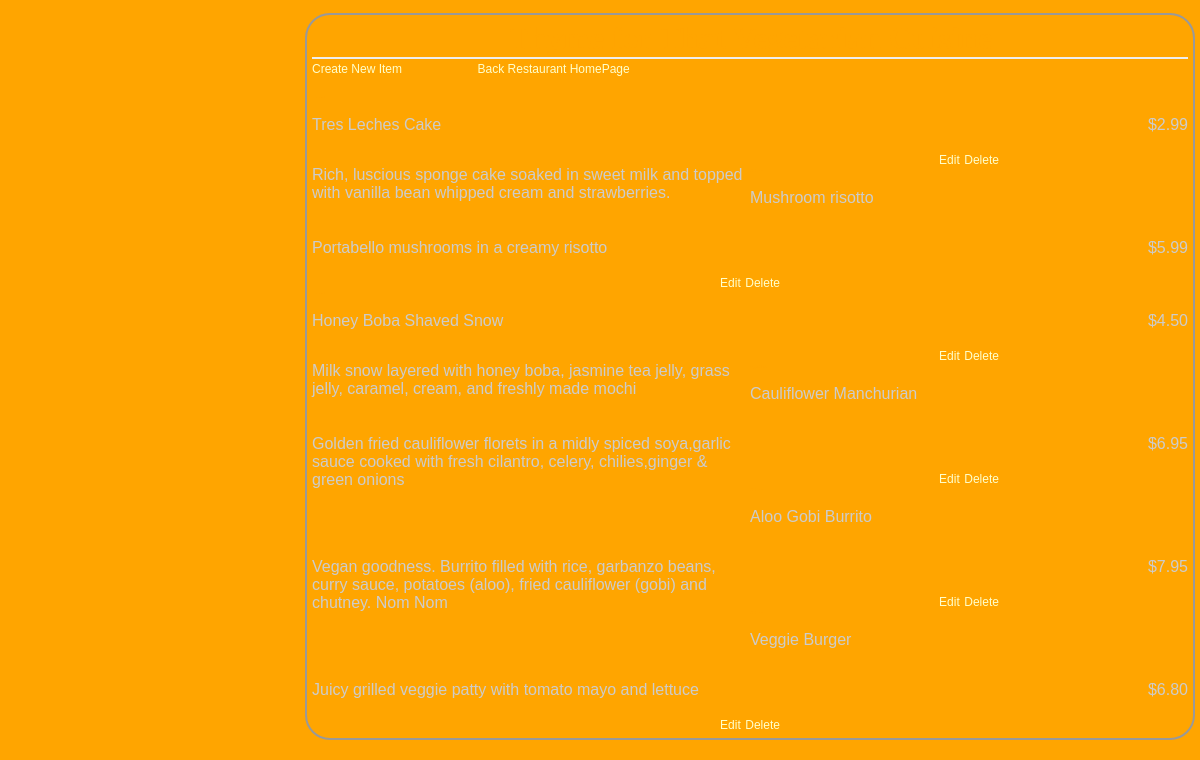
Page /restaurants/4/menu/ on the committed database.
### database_setup.py (models this page shows, shortened)
class MenuItem(Base):
    __tablename__ = 'menu_item'
    name = Column(String(80), nullable=False)
    id = Column(Integer, primary_key=True)
    description = Column(String(250))
    price = Column(String(8))
    course = Column(String(250))
    restaurant_id = Column(Integer, ForeignKey('restaurant.id'))
    restaurant = relationship(Restaurant)

### finalProject.py (the view)
@app.route('/restaurants/<int:restaurant_id>/')
@app.route('/restaurants/<int:restaurant_id>/menu/')
def showMenu(restaurant_id):
    restaurant = session.query(Restaurant).filter_by(id=restaurant_id).one()
    menu_list= session.query(MenuItem).filter_by(restaurant_id=restaurant_id).all()
    noRestaurantMessage = ""
    if len(menu_list) == 0:
        nullMessage = "There is no menu item yet."
    return render_template('menu.html', restaurant=restaurant, items=menu_list, Message=noRestaurantMessage)

### templates/menu.html (shortened to what this page needs)
<html>
<head>
	<link rel=stylesheet type=text/css href="{{ url_for('static', filename='styles.css') }}">
</head>
<body>
  <div class = 'pane'>
    <div class = 'header'> <h1>{{ restaurant.name }}</h1></div>
		{% if items == '' %}
			  <h3>{{ Message}}</h3>
				<a href = "{{url_for('newMenuItem', restaurant_id = restaurant.id )}}">Create New Item</a>
							&nbsp;&nbsp;&nbsp;&nbsp;&nbsp;&nbsp;&nbsp;&nbsp;&nbsp;&nbsp;&nbsp;&nbsp;&nbsp;&nbsp;&nbsp;
				<a href = "{{url_for('showRestaurants')}}">Back Restaurant HomePage</a>
		 </div>
		{% else %}
			<a href = "{{url_for('newMenuItem', restaurant_id = restaurant.id )}}">Create New Item</a>
			<a href = "{{url_for('showRestaurants')}}">Back Restaurant HomePage</a>
      {% for i in items %}
			 		{% if i.course == 'Appetizer' %}
					<h2>Appetizers</h2>
          	<div class = 'nameAndPrice'>
          		<span class = 'name'><p>{{i.name}}</p></span>
          		<span class = 'price'><p>{{i.price}} </p></span>
          	</div>
          	<div class = 'description'><p>{{i.description}}</p></div>
	          <div class = "editdeletepane">
							<a href='{{url_for('editMenuItem', restaurant_id = restaurant.id, menu_id=i.id ) }}' >Edit</a>
							<a href='{{url_for('deleteMenuItem', restaurant_id = restaurant.id, menu_id=i.id ) }}' >Delete</a>
            </div>
						{% endif %}
						{% if i.course == 'Entree' %}
						<h2>Entrees</h2>
	          	<div class = 'nameAndPrice'>
	          		<span class = 'name'><p>{{i.name}}</p></span>
	          		<span class = 'price'><p>{{i.price}} </p></span>
	          	</div>
	          	<div class = 'description'><p>{{i.description}}</p></div>
		          <div class = "editdeletepane">
								<a href='{{url_for('editMenuItem', restaurant_id = restaurant.id, menu_id=i.id ) }}' >Edit</a>
								<a href='{{url_for('deleteMenuItem', restaurant_id = restaurant.id, menu_id=i.id ) }}' >Delete</a>
	            </div>
							{% endif %}
							{% if i.course == 'Dessert' %}
							<h2>Desserts</h2>
		          	<div class = 'nameAndPrice'>
		          		<span class = 'name'><p>{{i.name}}</p></span>
		          		<span class = 'price'><p>{{i.price}} </p></span>
		          	</div>
		          	<div class = 'description'><p>{{i.description}}</p></div>
			          <div class = "editdeletepane">
									<a href='{{url_for('editMenuItem', restaurant_id = restaurant.id, menu_id=i.id ) }}' >Edit</a>
									<a href='{{url_for('deleteMenuItem', restaurant_id = restaurant.id, menu_id=i.id ) }}' >Delete</a>
		            </div>
								{% endif %}
      {% endfor %}
   {% endif %}
</body>
</html>

### static/styles.css (style rules this page uses)
body { font-family: sans-serif; background-color: #FFA500 }
h1, h3, h4 { color: #FFA500; }
h2 { color: #FFA500; }
h1, h2 { font-family: 'georgia', serif; margin: 0; }
h1 { border-bottom: 2px solid #eee; }
h2 { font-size: 4px; }
p, dd, dt { color: #cccccc; }
a { text-decoration: none; color: #ffffcc; font-size: .75em; }
.pane { position: absolute; left: 25%; border: 2px solid; border-radius: 25px; padding: 5px; margin: 5px; border-color: #999999; background-color: #FFA500; }
.header { left: 50%; text-align: center; }
.name { width: 50%; display: inline-block; float: left; }
.description { width: 50%; display: inline-block; float: left; }
.price { text-align: right; width: 50%; float: right; }
.editdeletepane { left: 100%; text-align: center; }

### rows in the picture
MenuItem: name "Tres Leches Cake", price "$2.99", description "Rich, luscious sponge cake soaked in sweet milk and topped with vanilla bean whipped cream and strawberries."
MenuItem: name "Mushroom risotto", price "$5.99", description "Portabello mushrooms in a creamy risotto"
MenuItem: name "Honey Boba Shaved Snow", price "$4.50", description "Milk snow layered with honey boba, jasmine tea jelly, grass jelly, caramel, cream, and freshly made mochi"
MenuItem: name "Cauliflower Manchurian", price "$6.95", description "Golden fried cauliflower florets in a midly spiced soya,garlic sauce cooked with fresh cilantro, celery, chilies,ginger & green onions"
MenuItem: name "Aloo Gobi Burrito", price "$7.95", description "Vegan goodness. Burrito filled with rice, garbanzo beans, curry sauce, potatoes (aloo), fried cauliflower (gobi) and chutney. Nom Nom"
MenuItem: name "Veggie Burger", price "$6.80", description "Juicy grilled veggie patty with tomato mayo and lettuce"
